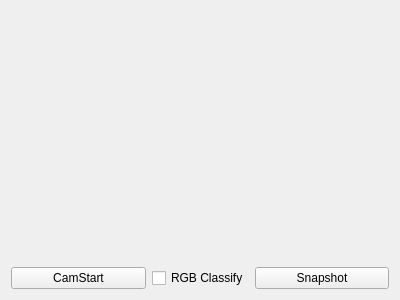
<?xml version="1.0" encoding="UTF-8"?>
<ui version="4.0">
 <class>Tab7CamOpencv</class>
 <widget class="QWidget" name="Tab7CamOpencv">
  <property name="geometry">
   <rect>
    <x>0</x>
    <y>0</y>
    <width>400</width>
    <height>300</height>
   </rect>
  </property>
  <property name="windowTitle">
   <string>Form</string>
  </property>
  <layout class="QVBoxLayout" name="verticalLayout_3">
   <item>
    <layout class="QVBoxLayout" name="verticalLayout" stretch="9,1">
     <item>
      <widget class="QLabel" name="plabelCamView">
       <property name="text">
        <string/>
       </property>
       <property name="pixmap">
        <pixmap resource="Images.qrc">:/Images/Images/initDisplay_1.png</pixmap>
       </property>
       <property name="alignment">
        <set>Qt::AlignmentFlag::AlignCenter</set>
       </property>
      </widget>
     </item>
     <item>
      <layout class="QHBoxLayout" name="horizontalLayout" stretch="2,1,2">
       <item>
        <widget class="QPushButton" name="pPBcamStart">
         <property name="text">
          <string>CamStart</string>
         </property>
         <property name="checkable">
          <bool>true</bool>
         </property>
         <property name="checked">
          <bool>false</bool>
         </property>
        </widget>
       </item>
       <item>
        <widget class="QCheckBox" name="pCBrgb">
         <property name="text">
          <string>RGB Classify</string>
         </property>
        </widget>
       </item>
       <item>
        <widget class="QPushButton" name="pPBsnapShot">
         <property name="text">
          <string>Snapshot</string>
         </property>
        </widget>
       </item>
      </layout>
     </item>
    </layout>
   </item>
  </layout>
 </widget>
 <resources>
  <include location="Images.qrc"/>
 </resources>
 <connections/>
</ui>
